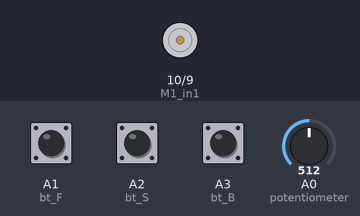
This sketch was run on a simulated Arduino Uno, built with avr-gcc and run on an emulated ATmega328P. Shown: motor-driver pin pairs drawn as motors (green arrow = first pin HIGH = forward, orange = second pin HIGH = backward, longer = more drive, scaled by the enable pin). The test bench sets the inputs (shaded band); at power-on: A0 (potentiometer) = 512, A1 (bt_F) HIGH, A3 (bt_B) HIGH, A2 (bt_S) HIGH.

Above: at 1.2 s.
1.3 s: A0 (potentiometer) set to 716
2.8 s: A1 (bt_F) pulled LOW for 0.15 s
At 4.0 s:
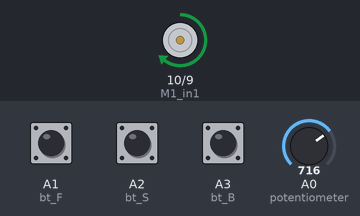
4.4 s: A3 (bt_B) pulled LOW for 0.15 s
At 5.6 s:
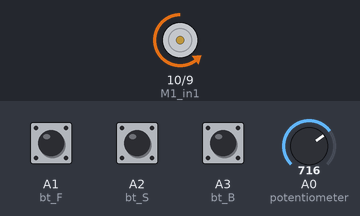
6.0 s: A0 (potentiometer) set to 900
At 7.2 s:
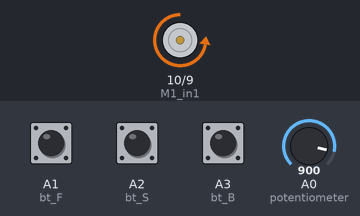
7.5 s: A2 (bt_S) pulled LOW for 0.15 s
At 8.7 s:
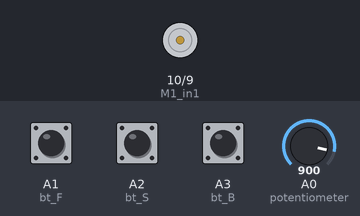
9.1 s: A1 (bt_F) pulled LOW for 1 s
At 10.2 s:
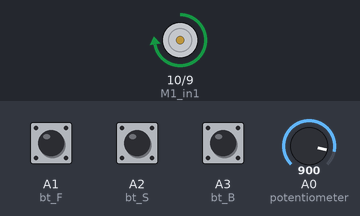
Timing chart, 0 to 12.1 s (numbered marks = the images above; inputs shaded):
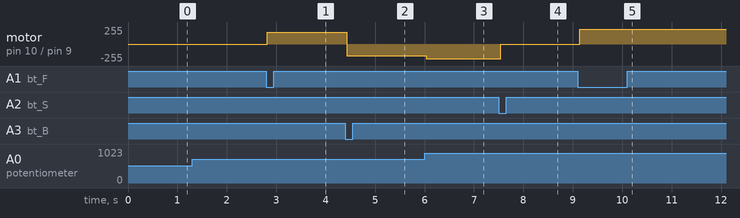

Measured:
- after the input at 2.8 s, motor on pin 10 (M1_in1) / pin 9 (M1_in2): stopped → forward 178/255 at once
- after the input at 4.4 s, motor on pin 10 (M1_in1) / pin 9 (M1_in2): forward 178/255 → backward 178/255 at once
- after the input at 6.0 s, motor on pin 10 (M1_in1) / pin 9 (M1_in2): backward 178/255 → backward 224/255 at once
- after the input at 7.5 s, motor on pin 10 (M1_in1) / pin 9 (M1_in2): backward 224/255 → stopped at once
- after the input at 9.1 s, motor on pin 10 (M1_in1) / pin 9 (M1_in2): stopped → forward 224/255 after 0.05 s

The sketch:

DC_Motor_Speed_Controller.ino
```cpp
#include <LiquidCrystal.h>

#define potentiometer  A0  //10k Variable Resistor
#define bt_F A1 // Clockwise Button
#define bt_S A2 // Stop Button
#define bt_B A3 // Anticlockwise Button

#define M1_Ena 11 // Enable1 L298 for PWM
#define M1_in1 10 // In1  L298 for Clockwise
#define M1_in2 9  // In2  L298 for Anticlockwise

int read_ADC =0;
int duty_cycle;
int duty_cycle_lcd;
int set = 0;

void setup(){
Serial.begin(9600);// initialize serial communication at 9600 bits per second:

pinMode(potentiometer, INPUT);

pinMode(bt_F, INPUT_PULLUP);
pinMode(bt_S, INPUT_PULLUP);
pinMode(bt_B, INPUT_PULLUP);

pinMode(M1_Ena, OUTPUT);
pinMode(M1_in1, OUTPUT);
pinMode(M1_in2, OUTPUT);

}

void loop(){
read_ADC = analogRead(potentiometer);
duty_cycle = map(read_ADC, 0, 1023, 0, 255);
duty_cycle_lcd = map(read_ADC, 0, 1023, 0, 100);

analogWrite(M1_Ena, duty_cycle);


if(digitalRead (bt_F) == 0){set = 1;}
if(digitalRead (bt_S) == 0){set = 0;}
if(digitalRead (bt_B) == 0){set = 2;}


if(set==0){
digitalWrite(M1_in1, LOW);
digitalWrite(M1_in2, LOW);
}

if(set==1){
digitalWrite(M1_in1, HIGH);
digitalWrite(M1_in2, LOW);
}

if(set==2){
digitalWrite(M1_in1, LOW);
digitalWrite(M1_in2, HIGH);
}

delay(50);
}
```
